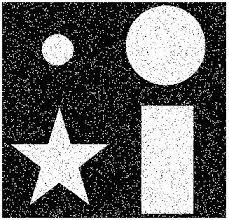
#> input picture img/MorphoImage.jpg, 229 x 220 px, found by its file name
$ python test.py
#> lines starting #> are read from the running program, lines starting #| are printed output that depends on the picture; after the words box and inside, x2 and y2 are one past the last pixel; in counts of white or black regions, pixels touching at a corner belong together
import matplotlib.pyplot as plt
from skimage import data
from skimage.util import img_as_ubyte
import skimage
import skimage.io, skimage.color
import skimage.morphology

I = skimage.io.imread('ImgProcBasics/img/MorphoImage.jpg')
#> I is the input picture: shape (220, 229, 3); min 0, max 255, mean 97.6
I = skimage.color.rgb2gray(I)
#> I: shape (220, 229) float64
I = (I > 0.5).astype('uint8')
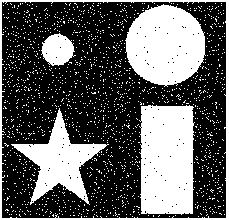
#> I: shape (220, 229); values 0 (black) and 1 (white), 37.5% white; 1655 white regions (1650 under 20 px), largest, box (x1, y1, x2, y2) and area: (139, 105, 195, 215) 5599, (125, 4, 206, 87) 4987, (11, 108, 109, 205) 3188, (0, 0, 229, 220) 2086, (41, 33, 76, 66) 786
plt.imshow(I, cmap='gray')

plt.figure()
elem = skimage.morphology.disk(2)
Idil = skimage.morphology.dilation(I, elem)
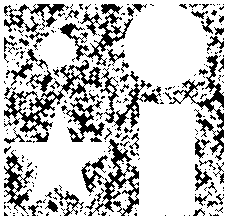
#> Idil: shape (220, 229); values 0 (black) and 1 (white), 77.2% white; 251 black regions (196 under 20 px), largest, box (x1, y1, x2, y2) and area: (4, 60, 105, 142) 2148, (60, 4, 133, 66) 1137, (169, 55, 224, 161) 1075
plt.imshow(Idil, cmap=plt.cm.gray)

# [33 lines of commented-out code are left out]

plt.show()

$ run again, with img/DilationAndErosion.jpg copied over img/MorphoImage.jpg
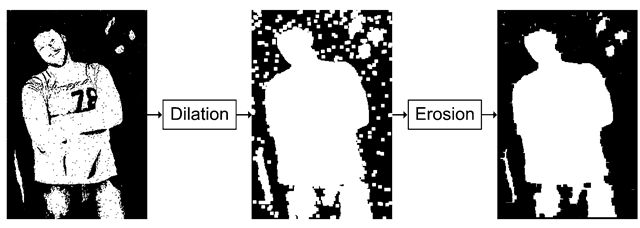
#> input picture img/DilationAndErosion.jpg, 640 x 228 px, found by its file name
#> I is the input picture: shape (228, 640, 3); min 0, max 255, mean 172.5
#> `I = (I > 0.5).astype('uint8')`:
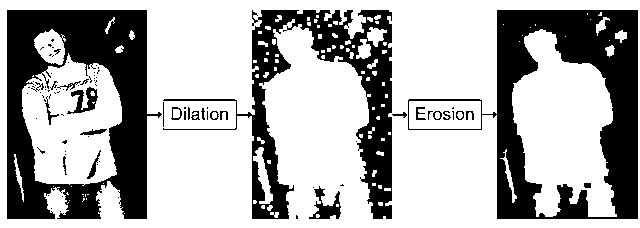
#> I: shape (228, 640); values 0 (black) and 1 (white), 67.8% white; 89 black regions (63 under 20 px), largest, box (x1, y1, x2, y2) and area: (7, 10, 162, 219) 17086, (408, 10, 638, 219) 16343, (163, 10, 392, 219) 11566
#> `Idil = skimage.morphology.dilation(I, elem)`:
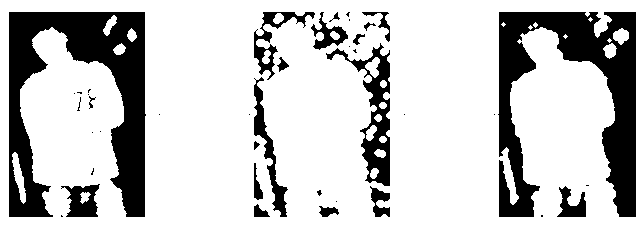
#> Idil: shape (228, 640); values 0 (black) and 1 (white), 77.5% white; 40 black regions (21 under 20 px), largest, box (x1, y1, x2, y2) and area: (9, 12, 146, 217) 12983, (498, 12, 636, 217) 12307, (326, 43, 390, 186) 2461
